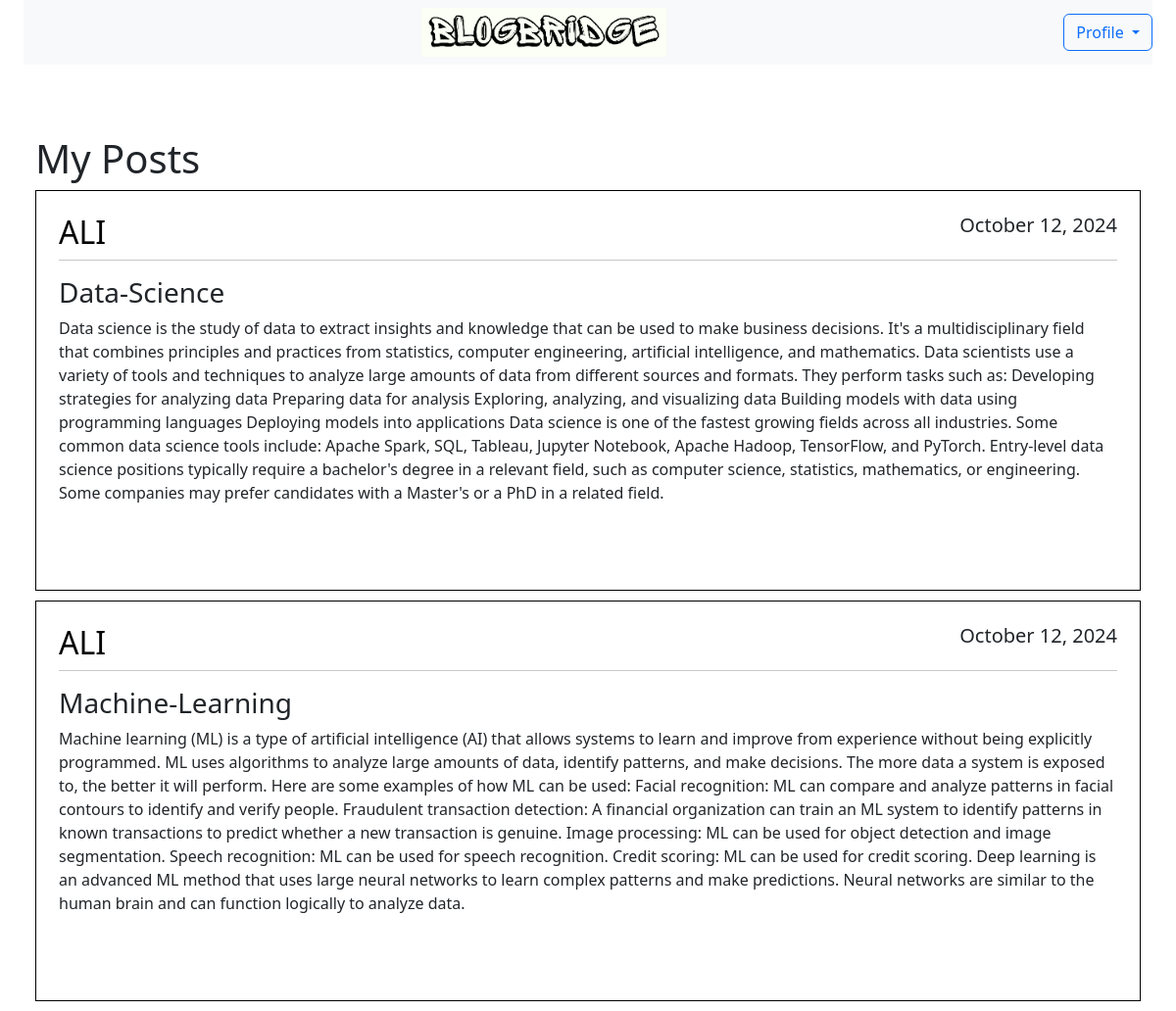
Page /mypost/ (signed in) on the committed database.
### blog/models.py (models this page shows, shortened)
class Posts(models.Model):
    title = models.CharField(max_length=100)
    content = models.TextField()
    date_posted = models.DateTimeField(default=timezone.now)
    author = models.ForeignKey(User , on_delete=models.CASCADE)

### blog/views.py (the view)
# urls.py: path("mypost/",views.myPost),
def myPost(request):
    context = {
        'posts':Posts.objects.filter(author = request.user)
    }
    return render(request,'blog/mypost.html',context)

### blog/templates/blog/mypost.html (shortened to what this page needs)
{% extends 'blog/base.html' %}
{% block content %}
{% load static %}
 <div class="container custom-container">
<nav class="navbar navbar-expand-lg navbar-light bg-light w-100">
    <div class="collapse navbar-collapse" id="navbarSupportedContent">
        <ul class="navbar-nav mx-auto">
            <li>
                <a href="/home">
                    <img class="navbar-logo" src="{% static 'image/pho.png' %}" alt="">
                </a>
            </li>
        </ul>
        <form class="form-inline ml-auto">
            <div class="dropdown">
                <button class="btn btn-outline-primary dropdown-toggle" type="button" id="dropdownMenuButton"
                    data-toggle="dropdown" aria-haspopup="true" aria-expanded="false">
                    Profile
                </button>
            </div>
        </form>
    </div>
</nav>
    <br><br>
    <br>
    <div class="container custom-container" style="max-width: 1350px; ">
        <h1>My Posts </h1>
        {% for post in posts %}
        <article class="media content-section">
            <div class="media-body" style="border: 1px solid black; padding: 23px; margin-bottom: 10px;">
                <div class="article-metadata">
                    <h2 class="text-uppercase" style="text-align:left;float:left; color: #000000;">{{ post.author }}</h2>
                    <h5 style="text-align:right;float:right;">{{ post.date_posted|date:"F d, Y" }}</h5>
                    <hr style="clear:both;" />
                </div>
                <h3>{{ post.title }}</h3>
                <p class="article-content">{{ post.content }}</p>
                <br><br>
            </div>
        </article>
        {% endfor %}
    </div>
</div>
{% endblock %}

### blog/templates/blog/base.html (style rules this page uses)
.custom-container { max-width: 1450px; }

### blog/templates/blog/mypost.html (style rules this page uses)
.navbar-logo { width: 120px; }
.navbar-nav.mx-auto { display: flex; justify-content: center; flex: 1; }
.ml-auto { margin-left: auto; }
.navbar-logo { width: 250px; height: auto; }

### rows in the picture
Posts: author "ALI", date_posted "October 12, 2024", title "Data-Science", content "Data science is the study of data to extract insights and knowledge that can be used to make business decisions. It's a multidisciplinary field that combines principles and practices from statistics, computer engineering, artificial intelligence, and mathematics. Data scientists use a variety of tools and techniques to analyze large amounts of data from different sources and formats. They perform tasks such as: Developing strategies for analyzing data Preparing data for analysis Exploring, analyzing, and visualizing data Building models with data using programming languages Deploying models into applications Data science is one of the fastest growing fields across all industries. Some…"
Posts: author "ALI", date_posted "October 12, 2024", title "Machine-Learning", content "Machine learning (ML) is a type of artificial intelligence (AI) that allows systems to learn and improve from experience without being explicitly programmed. ML uses algorithms to analyze large amounts of data, identify patterns, and make decisions. The more data a system is exposed to, the better it will perform. Here are some examples of how ML can be used: Facial recognition: ML can compare and analyze patterns in facial contours to identify and verify people. Fraudulent transaction detection: A financial organization can train an ML system to identify patterns in known transactions to predict whether a new transaction is genuine. Image processing: ML can be used for object detection and…"
